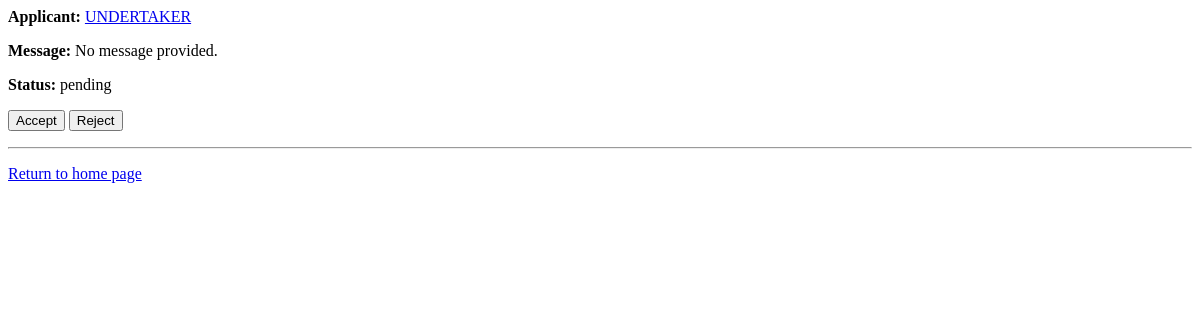
/users/job/28/applicants (signed in), run on an earlier commit of the app's database.
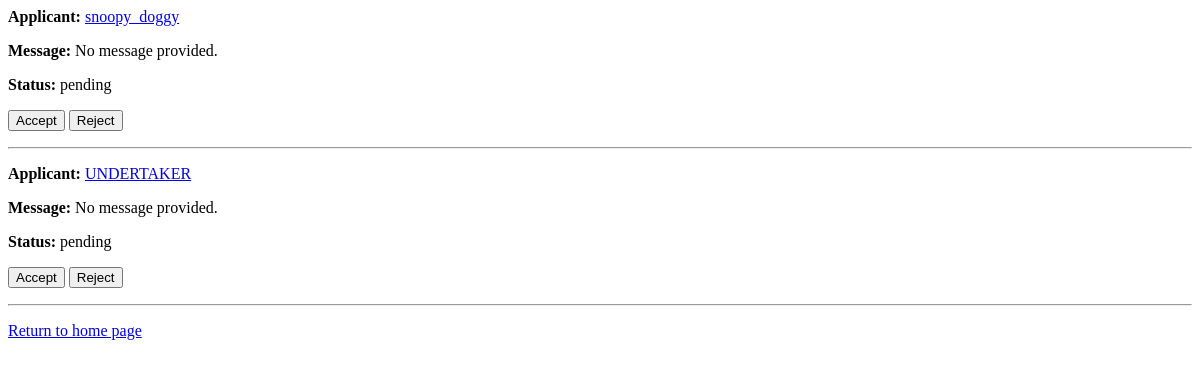
And on a later commit of the database.
### users/models.py (models this page shows, shortened)
class JobApplication(models.Model):
    application_status = [
        ('pending', 'Pending'),
        ('accepted', 'Accepted'),
        ('rejected', 'Rejected'),
    ]
    job = models.ForeignKey(JobListing, on_delete=models.CASCADE, related_name='applications')
    applicant = models.ForeignKey(Profile, on_delete=models.CASCADE)
    message = models.TextField(blank=True, max_length=250)
    applied_at = models.DateTimeField(auto_now_add=True)
    status = models.CharField(max_length=10, choices=application_status, default='pending')

class Profile(models.Model):
    user = models.OneToOneField(User, max_length=15, on_delete=models.CASCADE)
    profile_name = models.CharField(max_length=30, unique=False, blank=True, null=False)
    profile_picture = models.ImageField(upload_to='profile_pics/', blank=True, null=True)
    location = models.TextField(max_length=20, blank=False)
    description = models.TextField(max_length=250, blank=True)
    avg_review_score = models.FloatField(default=0.0)
    skills = models.TextField(blank=True)
    resume = models.FileField(upload_to='resumes/', blank=True, null=True)

### users/views.py (the view, shortened to what this page needs)
# urls.py: path('job/<int:job_id>/applicants', views.job_applicants, name='job_applicants'),
def job_applicants(request, job_id):
    job = get_object_or_404(JobListing, id=job_id)
    if request.user.profile.id != job.profile.id:
        messages.error(request, "You are not allowed to view this job's applicants.")
        return redirect('job_page')
    applications = JobApplication.objects.filter(job=job).order_by('-applied_at')
    return render(request, 'users/job_applicants.html', {
        'job': job,
        'applications': applications,
    })

### users/context_processors.py (called while the page is built)
def unread_messages(request):
    if request.user.is_authenticated:
        conversations = Conversation.objects.filter(
            messages__is_read=False
        ).exclude(messages__sender=request.user).distinct()
        count = conversations.count()
    else:
        count = 0
    return {'unread_count': count}

### users/templates/users/job_applicants.html (shortened to what this page needs)
{% for application in applications %}
    <div>
        <p>
            <strong>Applicant:</strong>
            <a href="{% url 'profile_detail' application.applicant.id %}">
                {{ application.applicant.user.username }}
            </a>
        </p>
        <p><strong>Message:</strong> {{ application.message|default:"No message provided." }}</p>
        <p><strong>Status:</strong> {{ application.status }}</p>
        {% if application.status == 'pending' %}
            <form method="post" action="{% url 'job_applicants' job.id %}">
                <button name="action" value="accepted">Accept</button>
                <button name="action" value="rejected">Reject</button>
            </form>
        {% else %}
            <p>Application was {{ application.status }}</p>
        {% endif %}
    </div>
    <hr>
{% empty %}
    <p>No applicants yet.</p>
{% endfor %}
<p><a href="/">Return to home page</a></p>

What changed in the data, as far as the page shows it:
added JobApplication: applicant.user.username "snoopy_doggy", message "No message provided.", status "pending"
